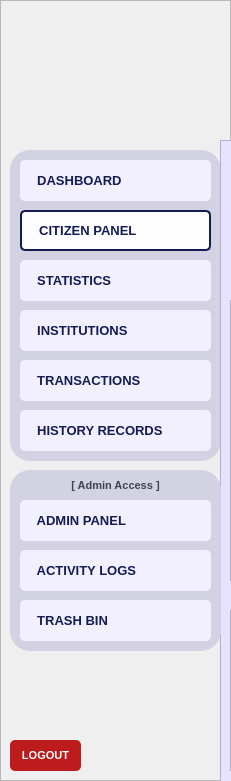
  <widget class="QFrame" name="baseNavFrame">
   <property name="geometry">
    <rect>
     <x>0</x>
     <y>40</y>
     <width>231</width>
     <height>781</height>
    </rect>
   </property>
   <property name="styleSheet">
    <string notr="true">#baseNavFrame {
	background-color: #e7e2ff;
}</string>
   </property>
   <property name="frameShape">
    <enum>QFrame::Shape::StyledPanel</enum>
   </property>
   <property name="frameShadow">
    <enum>QFrame::Shadow::Raised</enum>
   </property>
   <widget class="QFrame" name="baseNavFramesub1">
    <property name="geometry">
     <rect>
      <x>10</x>
      <y>150</y>
      <width>211</width>
      <height>311</height>
     </rect>
    </property>
    <property name="autoFillBackground">
     <bool>false</bool>
    </property>
    <property name="styleSheet">
     <string notr="true">#baseNavFramesub1{
	background-color: #d3d2e2;
	border-radius: 20px;
	border: 2px solid #d3d2e2;
	opacity: 0.1;
}</string>
    </property>
    <property name="frameShape">
     <enum>QFrame::Shape::StyledPanel</enum>
    </property>
    <property name="frameShadow">
     <enum>QFrame::Shadow::Raised</enum>
    </property>
    <widget class="QPushButton" name="nav_buttonDashboard">
     <property name="geometry">
      <rect>
       <x>10</x>
       <y>10</y>
       <width>191</width>
       <height>41</height>
      </rect>
     </property>
     <property name="font">
      <font>
       <family>Arial</family>
       <pointsize>10</pointsize>
       <bold>true</bold>
      </font>
     </property>
     <property name="cursor">
      <cursorShape>PointingHandCursor</cursorShape>
     </property>
     <property name="layoutDirection">
      <enum>Qt::LayoutDirection::LeftToRight</enum>
     </property>
     <property name="styleSheet">
      <string notr="true">#nav_buttonDashboard {
    background-color: #f2efff;
    color: #141c52;
    border-radius: 5px;
	text-align: left;
	padding: 10px;
}
#nav_buttonDashboard:hover {
    background-color: #fdfdff; /* Slightly lighter blue when hovered */
}
#nav_buttonDashboard:pressed {
    background-color: #e7e5f4; /* Darker blue when clicked */
}</string>
     </property>
     <property name="text">
      <string>  DASHBOARD</string>
     </property>
     <property name="icon">
      <iconset>
       <normaloff>../../Assets/Icons/icon_dashboard.svg</normaloff>../../Assets/Icons/icon_dashboard.svg</iconset>
     </property>
     <property name="iconSize">
      <size>
       <width>30</width>
       <height>30</height>
      </size>
     </property>
    </widget>
    <widget class="QPushButton" name="nav_buttonCitizenPanel">
     <property name="geometry">
      <rect>
       <x>10</x>
       <y>60</y>
       <width>191</width>
       <height>41</height>
      </rect>
     </property>
     <property name="font">
      <font>
       <family>Arial</family>
       <pointsize>10</pointsize>
       <bold>true</bold>
      </font>
     </property>
     <property name="cursor">
      <cursorShape>PointingHandCursor</cursorShape>
     </property>
     <property name="styleSheet">
      <string notr="true">#nav_buttonCitizenPanel {
    background-color: #fdfdff;
    color: #141c52;
    border-radius: 5px;
	border: 2px solid #141c52; 
	text-align: left;
    padding: 10px; /* Optional: Adjusts spacing inside the button */
}
</string>
     </property>
     <property name="text">
      <string>  CITIZEN PANEL</string>
     </property>
     <property name="icon">
      <iconset>
       <normaloff>../../Assets/Icons/icon_citizenprofiles.svg</normaloff>../../Assets/Icons/icon_citizenprofiles.svg</iconset>
     </property>
     <property name="iconSize">
      <size>
       <width>30</width>
       <height>30</height>
      </size>
     </property>
    </widget>
    <widget class="QPushButton" name="nav_buttonStatistics">
     <property name="geometry">
      <rect>
       <x>10</x>
       <y>110</y>
       <width>191</width>
       <height>41</height>
      </rect>
     </property>
     <property name="font">
      <font>
       <family>Arial</family>
       <pointsize>10</pointsize>
       <bold>true</bold>
      </font>
     </property>
     <property name="cursor">
      <cursorShape>PointingHandCursor</cursorShape>
     </property>
     <property name="styleSheet">
      <string notr="true">#nav_buttonStatistics {
    background-color: #f2efff;
    color: #141c52;
    border-radius: 5px;
	text-align: left;
    padding: 10px; /* Optional: Adjusts spacing inside the button */
}
#nav_buttonStatistics:hover {
    background-color: #fdfdff; /* Slightly lighter blue when hovered */
}
#nav_buttonStatistics:pressed {
    background-color: #e7e5f4; /* Darker blue when clicked */
}
</string>
     </property>
     <property name="text">
      <string>  STATISTICS</string>
     </property>
     <property name="icon">
      <iconset>
       <normaloff>../../Assets/Icons/icon_statistics.svg</normaloff>../../Assets/Icons/icon_statistics.svg</iconset>
     </property>
     <property name="iconSize">
      <size>
       <width>30</width>
       <height>30</height>
      </size>
     </property>
    </widget>
    <widget class="QPushButton" name="nav_buttonTransactions">
     <property name="geometry">
      <rect>
       <x>10</x>
       <y>210</y>
       <width>191</width>
       <height>41</height>
      </rect>
     </property>
     <property name="font">
      <font>
       <family>Arial</family>
       <pointsize>10</pointsize>
       <bold>true</bold>
      </font>
     </property>
     <property name="cursor">
      <cursorShape>PointingHandCursor</cursorShape>
     </property>
     <property name="styleSheet">
      <string notr="true">#nav_buttonTransactions {
    background-color: #f2efff;
    color: #141c52;
    border-radius: 5px;
	text-align: left;
    padding: 10px; /* Optional: Adjusts spacing inside the button */
}
#nav_buttonTransactions:hover {
    background-color: #fdfdff; /* Slightly lighter blue when hovered */
}
#nav_buttonTransactions:pressed {
    background-color: #e7e5f4; /* Darker blue when clicked */
}</string>
     </property>
     <property name="text">
      <string>  TRANSACTIONS</string>
     </property>
     <property name="icon">
      <iconset>
       <normaloff>../../Assets/Icons/icon_transaction.svg</normaloff>../../Assets/Icons/icon_transaction.svg</iconset>
     </property>
     <property name="iconSize">
      <size>
       <width>30</width>
       <height>30</height>
      </size>
     </property>
    </widget>
    <widget class="QPushButton" name="nav_buttonInstitutions">
     <property name="geometry">
      <rect>
       <x>10</x>
       <y>160</y>
       <width>191</width>
       <height>41</height>
      </rect>
     </property>
     <property name="font">
      <font>
       <family>Arial</family>
       <pointsize>10</pointsize>
       <bold>true</bold>
      </font>
     </property>
     <property name="cursor">
      <cursorShape>PointingHandCursor</cursorShape>
     </property>
     <property name="styleSheet">
      <string notr="true">#nav_buttonInstitutions {
    background-color: #f2efff;
    color: #141c52;
    border-radius: 5px;
	text-align: left;
    padding: 10px; /* Optional: Adjusts spacing inside the button */
}
#nav_buttonInstitutions:hover {
    background-color: #fdfdff; /* Slightly lighter blue when hovered */
}
#nav_buttonInstitutions:pressed {
    background-color: #e7e5f4; /* Darker blue when clicked */
}
</string>
     </property>
     <property name="text">
      <string>  INSTITUTIONS</string>
     </property>
     <property name="icon">
      <iconset>
       <normaloff>../../Assets/Icons/icon_institutions.svg</normaloff>../../Assets/Icons/icon_institutions.svg</iconset>
     </property>
     <property name="iconSize">
      <size>
       <width>30</width>
       <height>30</height>
      </size>
     </property>
    </widget>
    <widget class="QPushButton" name="nav_buttonHistoryRecords">
     <property name="geometry">
      <rect>
       <x>10</x>
       <y>260</y>
       <width>191</width>
       <height>41</height>
      </rect>
     </property>
     <property name="font">
      <font>
       <family>Arial</family>
       <pointsize>10</pointsize>
       <bold>true</bold>
      </font>
     </property>
     <property name="cursor">
      <cursorShape>PointingHandCursor</cursorShape>
     </property>
     <property name="styleSheet">
      <string notr="true">#nav_buttonHistoryRecords {
    background-color: #f2efff;
    color: #141c52;
    border-radius: 5px;
	text-align: left;
    padding: 10px; /* Optional: Adjusts spacing inside the button */
}
#nav_buttonHistoryRecords:hover {
    background-color: #fdfdff; /* Slightly lighter blue when hovered */
}
#nav_buttonHistoryRecords:pressed {
    background-color: #e7e5f4; /* Darker blue when clicked */
}</string>
     </property>
     <property name="text">
      <string>  HISTORY RECORDS</string>
     </property>
     <property name="icon">
      <iconset>
       <normaloff>../../Assets/Icons/icon_historyrecord.svg</normaloff>../../Assets/Icons/icon_historyrecord.svg</iconset>
     </property>
     <property name="iconSize">
      <size>
       <width>30</width>
       <height>30</height>
      </size>
     </property>
    </widget>
   </widget>
   <widget class="QLabel" name="nav_imageLogo">
    <property name="geometry">
     <rect>
      <x>70</x>
      <y>30</y>
      <width>91</width>
      <height>91</height>
     </rect>
    </property>
    <property name="font">
     <font>
      <family>Arial</family>
      <pointsize>18</pointsize>
      <bold>true</bold>
     </font>
    </property>
    <property name="styleSheet">
     <string notr="true">#nav_imageLogo{	
	background-color: transparent;
	color: #ffffff;
}
</string>
    </property>
    <property name="text">
     <string/>
    </property>
    <property name="pixmap">
     <pixmap>../../Assets/Images/logo_brgyClear.png</pixmap>
    </property>
    <property name="scaledContents">
     <bool>true</bool>
    </property>
   </widget>
   <widget class="QPushButton" name="logout_buttonLogout">
    <property name="geometry">
     <rect>
      <x>10</x>
      <y>740</y>
      <width>71</width>
      <height>31</height>
     </rect>
    </property>
    <property name="font">
     <font>
      <family>Arial</family>
      <pointsize>8</pointsize>
      <bold>true</bold>
     </font>
    </property>
    <property name="cursor">
     <cursorShape>PointingHandCursor</cursorShape>
    </property>
    <property name="styleSheet">
     <string notr="true">#logout_buttonLogout {
    background-color: #bc1c1c;
    color: white;
    border-radius: 5px;
    padding: 10px; /* Optional: Adjusts spacing inside the button */
}
#logout_buttonLogout:hover {
    background-color: #d82020; /* Slightly lighter blue when hovered */
}
#logout_buttonLogout:pressed {
    background-color: #8c1515; /* Darker blue when clicked */
}</string>
    </property>
    <property name="text">
     <string>LOGOUT</string>
    </property>
   </widget>
   <widget class="QFrame" name="baseNavFrame_2">
    <property name="geometry">
     <rect>
      <x>220</x>
      <y>140</y>
      <width>231</width>
      <height>781</height>
     </rect>
    </property>
    <property name="styleSheet">
     <string notr="true">background-color: #e7e2ff;</string>
    </property>
    <property name="frameShape">
     <enum>QFrame::Shape::StyledPanel</enum>
    </property>
    <property name="frameShadow">
     <enum>QFrame::Shadow::Raised</enum>
    </property>
    <widget class="QFrame" name="baseNavFramesub1_2">
     <property name="geometry">
      <rect>
       <x>10</x>
       <y>160</y>
       <width>211</width>
       <height>281</height>
      </rect>
     </property>
     <property name="autoFillBackground">
      <bool>false</bool>
     </property>
     <property name="styleSheet">
      <string notr="true">#baseNavFramesub1{
	background-color: #d3d2e2;
	border-radius: 20px;
	border: 2px solid #d3d2e2;
	opacity: 0.1;
}</string>
     </property>
     <property name="frameShape">
      <enum>QFrame::Shape::StyledPanel</enum>
     </property>
     <property name="frameShadow">
      <enum>QFrame::Shadow::Raised</enum>
     </property>
    </widget>
    <widget class="QFrame" name="baseNavFramesub2_2">
     <property name="geometry">
      <rect>
       <x>10</x>
       <y>470</y>
       <width>211</width>
       <height>161</height>
      </rect>
     </property>
     <property name="autoFillBackground">
      <bool>false</bool>
     </property>
     <property name="styleSheet">
      <string notr="true">#baseNavFramesub2{
	background-color: #d3d2e2;
	border-radius: 20px;
	border: 2px solid #d3d2e2;
	opacity: 0.1;
}</string>
     </property>
     <property name="frameShape">
      <enum>QFrame::Shape::StyledPanel</enum>
     </property>
     <property name="frameShadow">
      <enum>QFrame::Shadow::Raised</enum>
     </property>
    </widget>
    <widget class="QLabel" name="login_imageLogo_2">
     <property name="geometry">
      <rect>
       <x>70</x>
       <y>30</y>
       <width>91</width>
       <height>91</height>
      </rect>
     </property>
     <property name="font">
      <font>
       <family>Arial</family>
       <pointsize>18</pointsize>
       <bold>true</bold>
      </font>
     </property>
     <property name="styleSheet">
      <string notr="true">#login_imageLogo{	
	background-color: transparent;
	color: #ffffff;
}
</string>
     </property>
     <property name="text">
      <string/>
     </property>
     <property name="pixmap">
      <pixmap>../Assets/logo_brgyClear.png</pixmap>
     </property>
     <property name="scaledContents">
      <bool>true</bool>
     </property>
    </widget>
    <widget class="QPushButton" name="logout_buttonLogout_2">
     <property name="geometry">
      <rect>
       <x>10</x>
       <y>740</y>
       <width>71</width>
       <height>31</height>
      </rect>
     </property>
     <property name="font">
      <font>
       <family>Arial</family>
       <pointsize>8</pointsize>
       <bold>true</bold>
      </font>
     </property>
     <property name="cursor">
      <cursorShape>PointingHandCursor</cursorShape>
     </property>
     <property name="styleSheet">
      <string notr="true">#logout_buttonLogout {
    background-color: #bc1c1c;
    color: white;
    border-radius: 5px;
    padding: 10px; /* Optional: Adjusts spacing inside the button */
}
#logout_buttonLogout:hover {
    background-color: #d82020; /* Slightly lighter blue when hovered */
}
#logout_buttonLogout:pressed {
    background-color: #8c1515; /* Darker blue when clicked */
}</string>
     </property>
     <property name="text">
      <string>LOGOUT</string>
     </property>
    </widget>
   </widget>
   <widget class="QFrame" name="baseNavFramesub2">
    <property name="geometry">
     <rect>
      <x>10</x>
      <y>470</y>
      <width>211</width>
      <height>181</height>
     </rect>
    </property>
    <property name="autoFillBackground">
     <bool>false</bool>
    </property>
    <property name="styleSheet">
     <string notr="true">#baseNavFramesub2{
	background-color: #d3d2e2;
	border-radius: 20px;
	border: 2px solid #d3d2e2;
	opacity: 0.1;
}</string>
    </property>
    <property name="frameShape">
     <enum>QFrame::Shape::StyledPanel</enum>
    </property>
    <property name="frameShadow">
     <enum>QFrame::Shadow::Raised</enum>
    </property>
    <widget class="QPushButton" name="nav_buttonAdminPanel">
     <property name="geometry">
      <rect>
       <x>10</x>
       <y>30</y>
       <width>191</width>
       <height>41</height>
      </rect>
     </property>
     <property name="font">
      <font>
       <family>Arial</family>
       <pointsize>10</pointsize>
       <bold>true</bold>
      </font>
     </property>
     <property name="cursor">
      <cursorShape>PointingHandCursor</cursorShape>
     </property>
     <property name="styleSheet">
      <string notr="true">#nav_buttonAdminPanel {
    background-color: #f2efff;
    color: #141c52;
    border-radius: 5px;
	text-align: left;
    padding: 10px; /* Optional: Adjusts spacing inside the button */
}
#nav_buttonAdminPanel:hover {
    background-color: #fdfdff; /* Slightly lighter blue when hovered */
}
#nav_buttonAdminPanel:pressed {
    background-color: #e7e5f4; /* Darker blue when clicked */
}</string>
     </property>
     <property name="text">
      <string>  ADMIN PANEL</string>
     </property>
     <property name="icon">
      <iconset>
       <normaloff>../../Assets/Icons/icon_adminoverview_off.svg</normaloff>../../Assets/Icons/icon_adminoverview_off.svg</iconset>
     </property>
     <property name="iconSize">
      <size>
       <width>30</width>
       <height>30</height>
      </size>
     </property>
    </widget>
    <widget class="QPushButton" name="nav_buttonActivityLogs">
     <property name="geometry">
      <rect>
       <x>10</x>
       <y>80</y>
       <width>191</width>
       <height>41</height>
      </rect>
     </property>
     <property name="font">
      <font>
       <family>Arial</family>
       <pointsize>10</pointsize>
       <bold>true</bold>
      </font>
     </property>
     <property name="cursor">
      <cursorShape>PointingHandCursor</cursorShape>
     </property>
     <property name="styleSheet">
      <string notr="true">#nav_buttonActivityLogs {
    background-color: #f2efff;
    color: #141c52;
    border-radius: 5px;
	text-align: left;
    padding: 10px; /* Optional: Adjusts spacing inside the button */
}
#nav_buttonActivityLogs:hover {
    background-color: #fdfdff; /* Slightly lighter blue when hovered */
}
#nav_buttonActivityLogs:pressed {
    background-color: #e7e5f4; /* Darker blue when clicked */
}</string>
     </property>
     <property name="text">
      <string>  ACTIVITY LOGS</string>
     </property>
     <property name="icon">
      <iconset>
       <normaloff>../../Assets/Icons/icon_activitylogs_off.svg</normaloff>../../Assets/Icons/icon_activitylogs_off.svg</iconset>
     </property>
     <property name="iconSize">
      <size>
       <width>30</width>
       <height>30</height>
      </size>
     </property>
    </widget>
    <widget class="QPushButton" name="nav_buttonTrashBin">
     <property name="geometry">
      <rect>
       <x>10</x>
       <y>130</y>
       <width>191</width>
       <height>41</height>
      </rect>
     </property>
     <property name="font">
      <font>
       <family>Arial</family>
       <pointsize>10</pointsize>
       <bold>true</bold>
      </font>
     </property>
     <property name="cursor">
      <cursorShape>PointingHandCursor</cursorShape>
     </property>
     <property name="styleSheet">
      <string notr="true">#nav_buttonTrashBin {
    background-color: #f2efff;
    color: #141c52;
    border-radius: 5px;
	text-align: left;
    padding: 10px; /* Optional: Adjusts spacing inside the button */
}
#nav_buttonTrashBin:hover {
    background-color: #fdfdff; /* Slightly lighter blue when hovered */
}
#nav_buttonTrashBin:pressed {
    background-color: #e7e5f4; /* Darker blue when clicked */
}</string>
     </property>
     <property name="text">
      <string>  TRASH BIN</string>
     </property>
     <property name="icon">
      <iconset>
       <normaloff>../../Assets/Icons/icon_activitylogs_off.svg</normaloff>../../Assets/Icons/icon_activitylogs_off.svg</iconset>
     </property>
     <property name="iconSize">
      <size>
       <width>30</width>
       <height>30</height>
      </size>
     </property>
    </widget>
    <widget class="QLabel" name="label_adminaccess">
     <property name="geometry">
      <rect>
       <x>10</x>
       <y>0</y>
       <width>191</width>
       <height>31</height>
      </rect>
     </property>
     <property name="font">
      <font>
       <family>Arial</family>
       <pointsize>8</pointsize>
       <bold>true</bold>
      </font>
     </property>
     <property name="styleSheet">
      <string notr="true">#label_adminaccess {
	background-color: transparent;
	color: rgb(62, 67, 83);
}
</string>
     </property>
     <property name="text">
      <string>[ Admin Access ]</string>
     </property>
     <property name="alignment">
      <set>Qt::AlignmentFlag::AlignCenter</set>
     </property>
    </widget>
   </widget>
  </widget>
